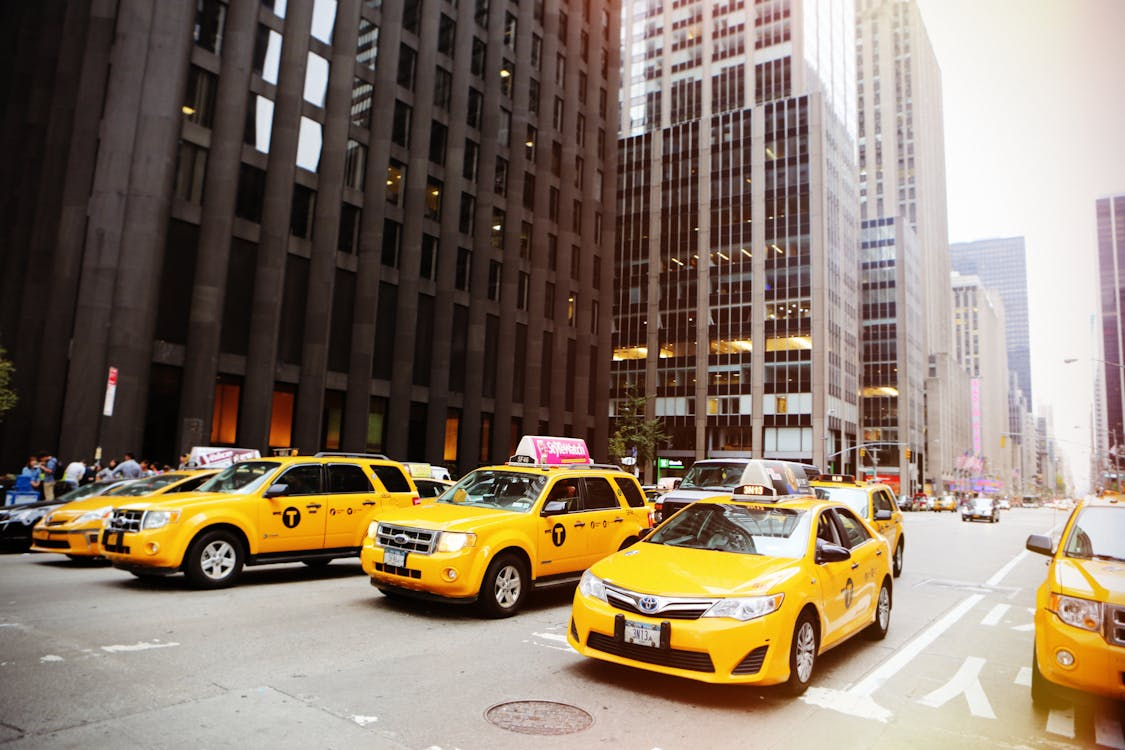
#> input picture HaarCascade/car1.jpg, 1125 x 750 px
$ python 9.py
#> lines starting #> are read from the running program, lines starting #| are printed output that depends on the picture; after the words box and inside, x2 and y2 are one past the last pixel; in counts of white or black regions, pixels touching at a corner belong together
#  OpenCV Haar Cascade Resim Üzerinden Araç Tespiti

import cv2

img = cv2.imread("car1.jpg")
#> img is the input picture: shape (750, 1125, 3); mean B, G, R 104, 120.5, 136.2
img = cv2.resize(img, (400, 400))
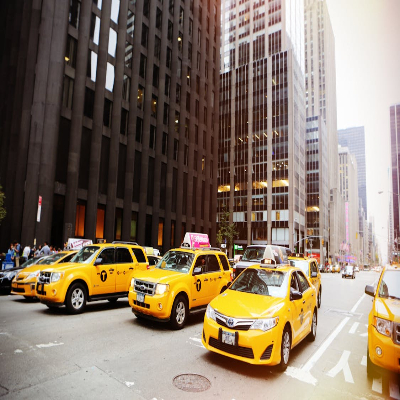
#> img: shape (400, 400, 3); mean B, G, R 104, 120.4, 136.1

araba = cv2.CascadeClassifier("cars.xml")

gri = cv2.cvtColor(img, cv2.COLOR_BGR2GRAY)
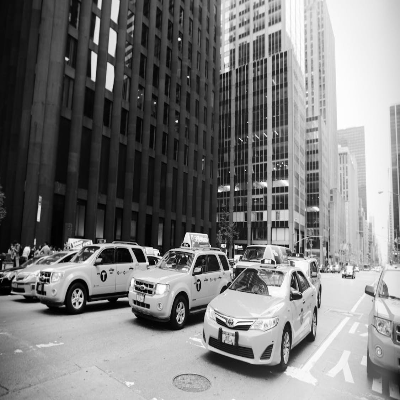
#> gri: shape (400, 400); min 0, max 255, mean 123.2
cars = araba.detectMultiScale(gri, 1.2, 1)
#> cars = [[18, 230, 125, 125], [110, 239, 125, 125]]

for x, y, w, h in cars:
    cv2.rectangle(img, (x, y), (x+w, y+h), (0, 255, 0), 2)
#> this loop made 2 passes
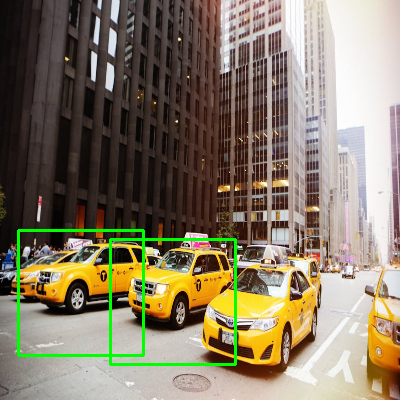
#> img: shape (400, 400, 3); 1.86% of pixels changed, all inside (x1, y1, x2, y2) = (17, 229, 237, 366)

cv2.imshow("1", img)
cv2.waitKey(0)
cv2.destroyAllWindows()

$ run again, with HaarCascade/car.jpg copied over HaarCascade/car1.jpg
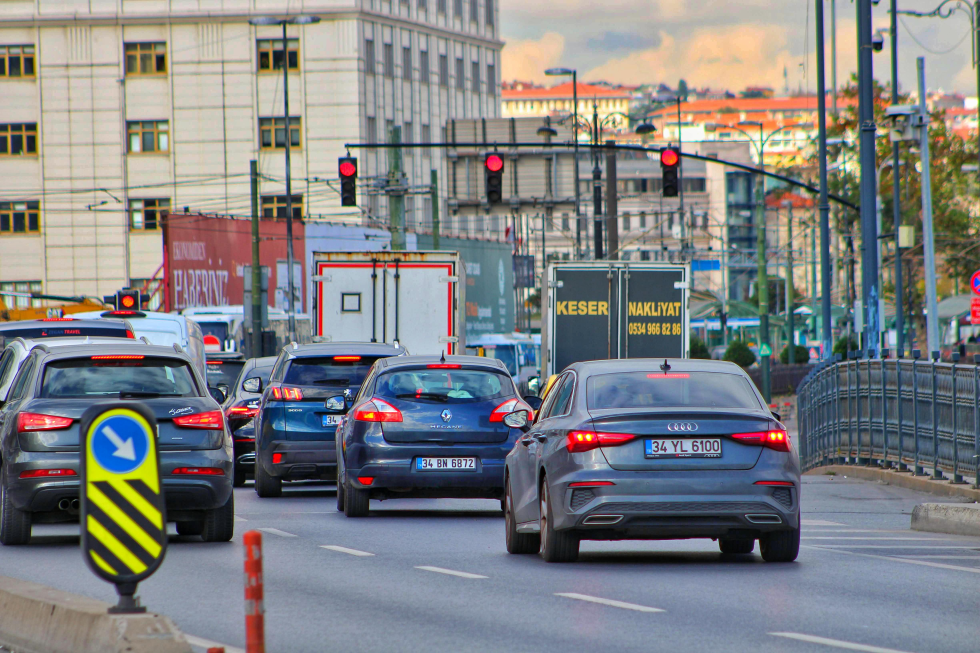
#> input picture HaarCascade/car.jpg, 4898 x 3265 px (shown at 1/5 size)
#> img is the input picture: shape (3265, 4898, 3); mean B, G, R 131, 128.9, 127.3
#> `gri = cv2.cvtColor(img, cv2.COLOR_BGR2GRAY)`:
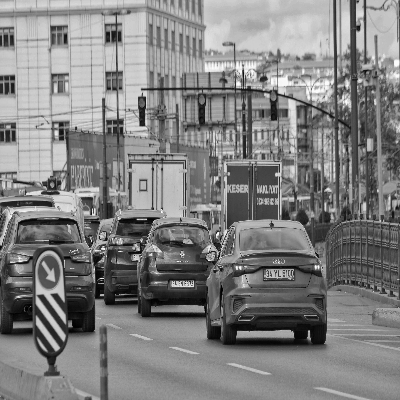
#> gri: shape (400, 400); min 0, max 252, mean 128.6
#> cars = [[163, 293, 36, 36], [2, 309, 38, 38]]
#> the loop `for x, y, w, h in cars:` made 2 passes
#> after the loop `for x, y, w, h in cars:`:
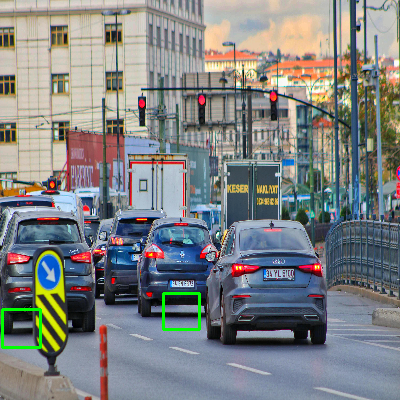
#> img: shape (400, 400, 3); mean B, G, R 130.5, 129.7, 126.8

$ run again, with HaarCascade/yuz6.jpeg copied over HaarCascade/car1.jpg
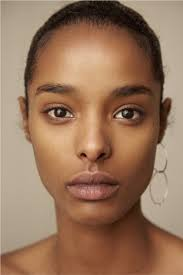
#> input picture HaarCascade/yuz6.jpeg, 183 x 275 px
#> img is the input picture: shape (275, 183, 3); mean B, G, R 91.4, 116.4, 151.3
#> `gri = cv2.cvtColor(img, cv2.COLOR_BGR2GRAY)`:
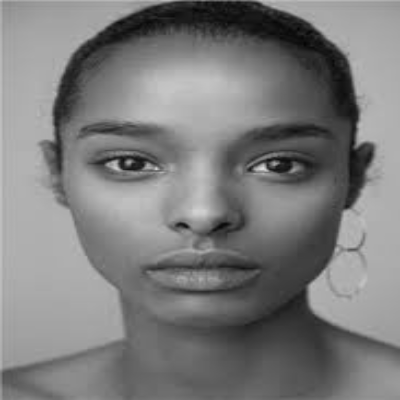
#> gri: shape (400, 400); min 5, max 223, mean 123.9
#> cars = [[172, 258, 55, 55], [75, 114, 86, 86]]
#> the loop `for x, y, w, h in cars:` made 2 passes
#> after the loop `for x, y, w, h in cars:`:
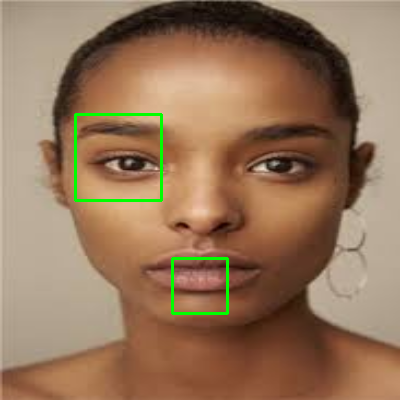
#> img: shape (400, 400, 3); mean B, G, R 90.4, 117.7, 149.4
